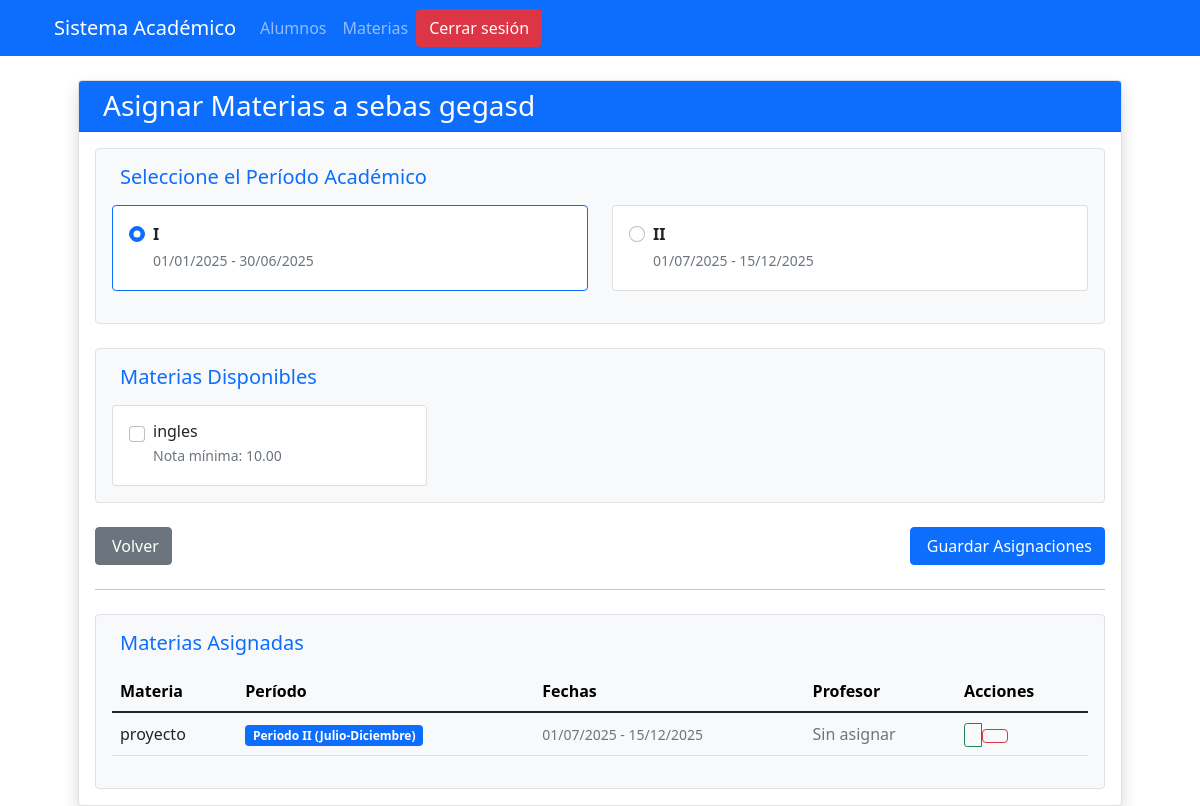
The page /alumno/1/asignar-materias/ (signed in) on the database its author committed.
### formulario/models.py (models this page shows, shortened)
class Alumno(models.Model):
    nombre = models.CharField(max_length=100)
    apellido = models.CharField(max_length=100)
    edad = models.PositiveIntegerField()
    direccion = models.TextField()
    email = models.EmailField(unique=True)
    telefono = models.CharField(max_length=15)
    fecha_inscripcion = models.DateField(auto_now_add=True)
    foto = models.ImageField(upload_to='estudiantes/', blank=True, null=True, verbose_name="Foto del alumno")
    matricula = models.CharField(max_length=20, unique=True, blank=True, null=True)
    class Meta:
        ordering = ['apellido', 'nombre']

class Periodo(models.Model):
    PERIODO_CHOICES = [
        ('I', 'Periodo I (Enero-Junio)'),
        ('II', 'Periodo II (Julio-Diciembre)'),
    ]
    nombre = models.CharField(max_length=2, choices=PERIODO_CHOICES, unique=True)
    año_actual = models.PositiveIntegerField(
        default=obtener_año_actual,  # Usamos la función definida arriba
        verbose_name="Año"
    )
    class Meta:
        verbose_name = "Período"
        verbose_name_plural = "Períodos"
        ordering = ['-año_actual', 'nombre']
    @property
    def fecha_inicio(self):
        return datetime.date(self.año_actual, 1, 1) if self.nombre == 'I' else datetime.date(self.año_actual, 7, 1)
    @property
    def fecha_fin(self):
        return datetime.date(self.año_actual, 6, 30) if self.nombre == 'I' else datetime.date(self.año_actual, 12, 15)
    @classmethod
    def obtener_periodos_actuales(cls):
        year = obtener_año_actual()  # Usamos la función auxiliar
        periodo_i, _ = cls.objects.get_or_create(nombre='I', defaults={'año_actual': year})
        periodo_ii, _ = cls.objects.get_or_create(nombre='II', defaults={'año_actual': year})
        return [periodo_i, periodo_ii]

class Materia(models.Model):
    nombre = models.CharField(max_length=100)
    descripcion = models.TextField(blank=True, null=True)
    profesor = models.ForeignKey(Profesor, on_delete=models.SET_NULL, null=True, blank=True, related_name='materias_impartidas')
    nota_minima_aprobatoria = models.DecimalField(
        max_digits=5,
        decimal_places=2,
        default=10,
        validators=[MinValueValidator(0), MaxValueValidator(20)]
    )
    class Meta:
        ordering = ['nombre']
        verbose_name_plural = 'Materias'

class Inscripcion(models.Model):
    alumno = models.ForeignKey(Alumno, on_delete=models.CASCADE)
    materia = models.ForeignKey(Materia, on_delete=models.CASCADE)
    periodo = models.ForeignKey(Periodo, on_delete=models.CASCADE)
    fecha_inscripcion = models.DateField(auto_now_add=True)
    class Meta:
        unique_together = ('alumno', 'materia', 'periodo')
        verbose_name_plural = 'Inscripciones'
        ordering = ['-fecha_inscripcion']

### formulario/views.py (the view, shortened to what this page needs)
# urls.py: path('alumno/<int:alumno_id>/asignar-materias/', views.asignar_materias, name='asignar_materias'),
@login_required
def asignar_materias(request, alumno_id):
    alumno = get_object_or_404(Alumno, pk=alumno_id)
    periodos = Periodo.obtener_periodos_actuales()
    materias_asignadas_ids = Inscripcion.objects.filter(
        alumno=alumno
    ).values_list('materia_id', flat=True)
    materias_disponibles = Materia.objects.exclude(
        id__in=materias_asignadas_ids
    ).order_by('nombre')
    materias_asignadas = Inscripcion.objects.filter(
        alumno=alumno
    ).select_related('materia', 'periodo')
    return render(request, 'formulario/asignar_materias.html', {
        'alumno': alumno,
        'periodos': periodos,
        'materias_disponibles': materias_disponibles,
        'materias_asignadas': materias_asignadas,
        'periodo_actual': periodos[0]  # Periodo I por defecto
    })

### formulario/models.py (called while the page is built)
def obtener_año_actual():
    return datetime.datetime.now().year

### formulario/templates/formulario/asignar_materias.html (shortened to what this page needs)
{% extends 'base.html' %}
{% load static %}
{% block content %}
<div class="container mt-4">
    <div class="card shadow">
        <div class="card-header bg-primary text-white">
            <h3 class="mb-0">
                Asignar Materias a {{ alumno.nombre }} {{ alumno.apellido }}
            </h3>
        </div>
        <div class="card-body">
            <form method="post">
                <div class="mb-4 p-3 border rounded bg-light">
                    <h5 class="text-primary mb-3">
                        Seleccione el Período Académico
                    </h5>
                    <div class="row">
                        {% for periodo in periodos %}
                        <div class="col-md-6 mb-3">
                            <div class="card {% if forloop.first %}border-primary{% endif %}">
                                <div class="card-body">
                                    <div class="form-check">
                                        <input class="form-check-input" type="radio"
                                               name="periodo" id="periodo_{{ periodo.id }}"
                                               value="{{ periodo.id }}" {% if forloop.first %}checked{% endif %}>
                                        <label class="form-check-label" for="periodo_{{ periodo.id }}">
                                            <strong>{{ periodo.nombre }}</strong>
                                            <div class="text-muted small mt-1">
                                                {{ periodo.fecha_inicio|date:"d/m/Y" }} - {{ periodo.fecha_fin|date:"d/m/Y" }}
                                            </div>
                                        </label>
                                    </div>
                                </div>
                            </div>
                        </div>
                        {% endfor %}
                    </div>
                </div>
                <div class="mb-4 p-3 border rounded bg-light">
                    <h5 class="text-primary mb-3">
                        Materias Disponibles
                    </h5>
                    {% if materias_disponibles %}
                    <div class="row row-cols-1 row-cols-md-2 row-cols-lg-3 g-3">
                        {% for materia in materias_disponibles %}
                        <div class="col">
                            <div class="card h-100">
                                <div class="card-body">
                                    <div class="form-check">
                                        <input class="form-check-input" type="checkbox"
                                               name="materias" value="{{ materia.id }}"
                                               id="materia_{{ materia.id }}">
                                        <label class="form-check-label w-100" for="materia_{{ materia.id }}">
                                            <h6 class="mb-1">{{ materia.nombre }}</h6>
                                            <small class="text-muted d-block">
                                                Nota mínima: {{ materia.nota_minima_aprobatoria }}
                                            </small>
                                        </label>
                                    </div>
                                </div>
                            </div>
                        </div>
                        {% endfor %}
                    </div>
                    {% else %}
                    <div class="alert alert-info">
                        <i class="fas fa-info-circle me-2"></i>
                        No hay materias disponibles para asignar
                    </div>
                    {% endif %}
                </div>
                <div class="d-flex justify-content-between mt-4">
                    <a href="{% url 'formulario:lista_alumnos' %}" class="btn btn-secondary">
                         Volver
                    </a>
                    <button type="submit" class="btn btn-primary" {% if not materias_disponibles %}disabled{% endif %}>
                         Guardar Asignaciones
                    </button>
                </div>
            </form>
            <hr class="my-4">
            <div class="p-3 border rounded bg-light">
                <h5 class="text-primary mb-3">
                    Materias Asignadas
                </h5>
                {% if materias_asignadas %}
                <div class="table-responsive">
                    <table class="table table-hover align-middle">
                        <thead class="table-light">
                            <tr>
                                <th>Materia</th>
                                <th>Período</th>
                                <th>Fechas</th>
                                <th>Profesor</th>
                                <th>Acciones</th>
                            </tr>
                        </thead>
                        <tbody>
                            {% for inscripcion in materias_asignadas %}
                            <tr>
                                <td>{{ inscripcion.materia.nombre }}</td>
                                <td>
                                    <span class="badge bg-primary">
                                        {{ inscripcion.periodo.get_nombre_display }}
                                    </span>
                                </td>
                                <td>
                                    <small class="text-muted">
                                        {{ inscripcion.periodo.fecha_inicio|date:"d/m/Y" }} -
                                        {{ inscripcion.periodo.fecha_fin|date:"d/m/Y" }}
                                    </small>
                                </td>
                                <td>
                                    {% if inscripcion.materia.profesor %}
                                    {{ inscripcion.materia.profesor.nombre_completo }}
                                    {% else %}
                                    <span class="text-muted">Sin asignar</span>
                                    {% endif %}
                                </td>
                                <td>
                                    <div class="btn-group btn-group-sm">
                                        <a href="{% url 'formulario:registrar_nota' inscripcion.id %}"
                                           class="btn btn-outline-success" title="Registrar nota">
                                        </a>
                                        <form method="post" action="{% url 'formulario:eliminar_inscripcion' inscripcion.id %}">
                                            <button type="submit" class="btn btn-outline-danger"
                                                    title="Eliminar" onclick="return confirm('¿Eliminar esta asignación?')">
                                            </button>
                                        </form>
                                    </div>
                                </td>
                            </tr>
                            {% endfor %}
                        </tbody>
                    </table>
                </div>
                {% else %}
                <div class="alert alert-info">
                    <i class="fas fa-info-circle me-2"></i>
                    No hay materias asignadas
                </div>
                {% endif %}
            </div>
        </div>
    </div>
</div>
{% endblock %}

### rows shown on the page
Alumno: nombre "sebas", apellido "gegasd"
Periodo: nombre "I", fecha_inicio "01/01/2025", fecha_fin "30/06/2025"
Periodo: nombre "II", fecha_inicio "01/07/2025", fecha_fin "15/12/2025"
Materia: nombre "ingles", nota_minima_aprobatoria "10.00"
Inscripcion: materia.nombre "proyecto", periodo.nombre "Periodo II (Julio-Diciembre)", periodo.fecha_inicio "01/07/2025", periodo.fecha_fin "15/12/2025", shows "Sin asignar"
